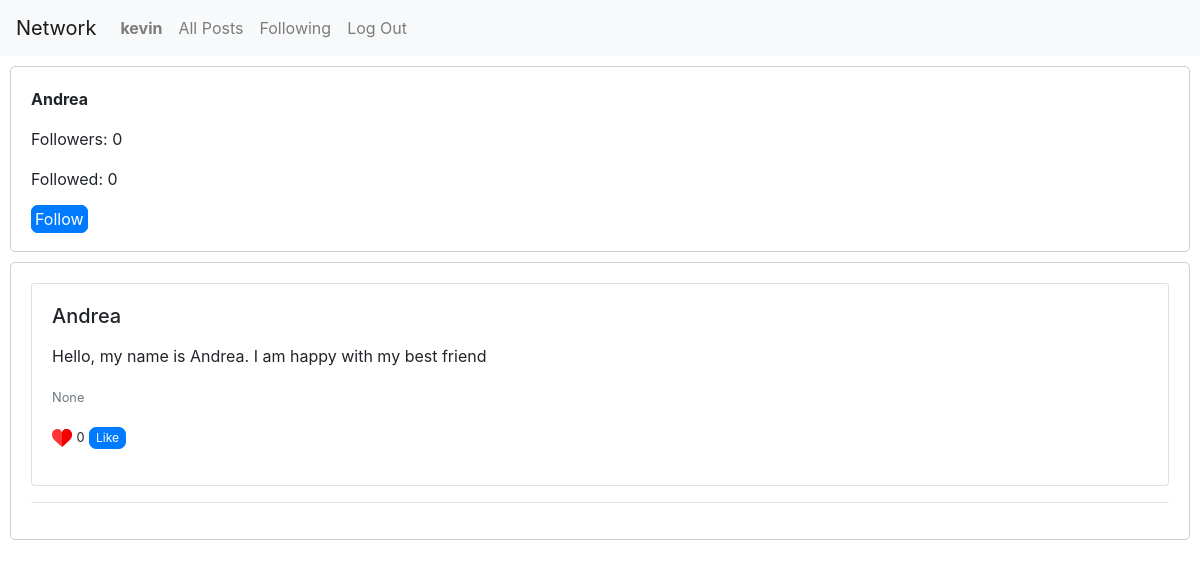
The page /profile/4 (signed in) on the database as committed earlier.
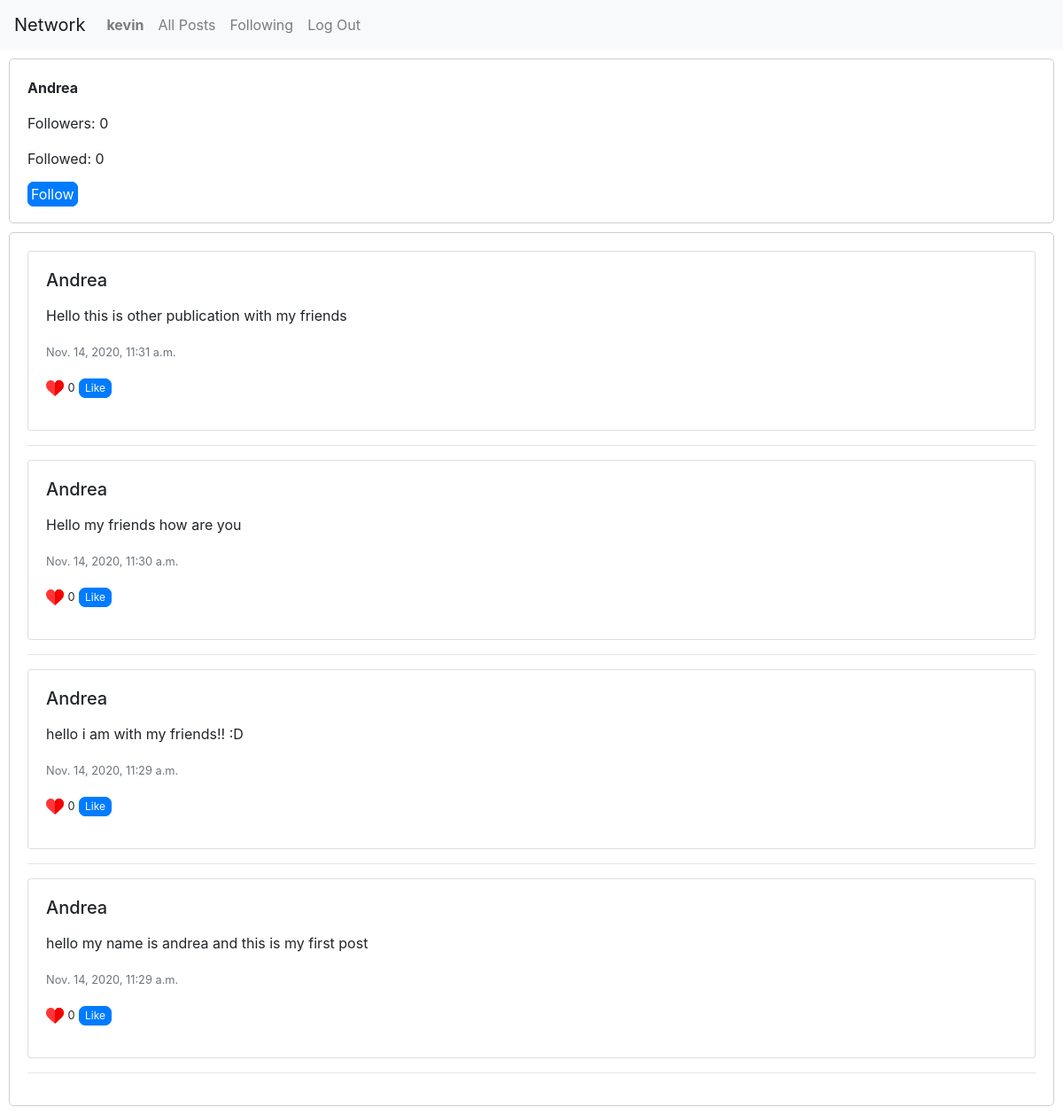
The same page on the database as committed later.
### network/models.py (models this page shows)
class Post(models.Model):
    user = models.ForeignKey(User, on_delete = models.CASCADE, related_name="post_create") #if user is deleted, auction will be deleted
    date = models.DateTimeField(auto_now_add=True, null=True, blank=True)
    text = models.CharField(max_length=255, null=True)
    likes = models.IntegerField(default=None, null=True, blank=True)
    verify_like = models.BooleanField(default=True, null=True, blank=True)

class User(AbstractUser):
    pass

### network/views.py (the view)
# urls.py: path("profile/<str:id>", views.show_user, name="show_user"),
def show_user(request, id):
    user_prof = User.objects.get(pk=id)
    follow_count = Followers.objects.filter(user=user_prof).count()
    all_posts = Post.objects.filter(user=user_prof).order_by('-date')
    followed_count = Followers.objects.filter(follower=user_prof).count()
    all_p = []
    relation = Followers.objects.filter(user=user_prof , follower=request.user).count()
    try:
        print(len(all_posts))
    except (TypeError):
        all_p.append(Post.objects.get(user=user_prof))
        all_posts = all_p
    like_posts_pag=[]
    for one_post in all_posts:
        try:
            like = Like.objects.filter(user=request.user, post=one_post)
        except:
            like=None
            print("Error al obtener like")
        if like:
            one_post.verify_like = True
        else:
            one_post.verify_like = False
        like_posts_pag.append(one_post)
    paginator = Paginator(like_posts_pag,10)
    page = request.GET.get('page')
    all_posts_pag = paginator.get_page(page)
    return render(request, "network/profile.html", {"all_posts":all_posts_pag,"user_prof":user_prof,"follows":follow_count,"followed":followed_count, "relation":relation})

### network/templates/network/profile.html (shortened to what this page needs)
{% extends "network/layout.html" %}
{% load static %}
{% block body %}
<div class="box-cont">
    <p><strong> {{user_prof.username}} </strong></p>
    <p>Followers: {{follows}} </p>
    <p>Followed: {{followed}}</p>
    {%if user.username != user_prof.username%}
    {% if relation == 0 %}
    <a href="/follow/{{user_prof.id}}" id="button_follow">Follow</a>
    {%else%}
    <a href="/unfollow/{{user_prof.id}}" id="button_unfollow">Unfollow</a>
    {% endif %}
    {%endif%}
</div>
<div class="box-cont">
    {% for post in all_posts %}
    <div class="card">
        <div class="card-body">
            <h5 class="card-title"> {{post.user.username}}</h5>
            <p class="card-text" id="text-post-{{post.id}}">{{post.text}}</p>
            <p class="card-text"><small class="text-muted">{{post.date}}</small></p>
            <p>
                <img src="{% static 'images/like.svg' %}" height="20px" width="20px">
                <small>{{post.likes}}</small>
                {% if post.user.username != user.username and user.is_authenticated %}
                    {%if post.verify_like == False %}
                    <button data-page="{{post.id}}"  id="like-btn" > Like </button>
                    {%else%}
                    <button data-page="{{post.id}}"  id="unlike-btn" > Unlike </button>
                    {% endif %}
                {% endif %}
            </p>
        </div>
    </div>
    <hr>
    {% endfor %}
</div>
{% endblock %}

Rows that differ between the two databases and show on the page:
removed Post: user.username "Andrea", text "Hello, my name is Andrea. I am happy with my best friend", date "None", likes "0"
added Post: user.username "Andrea", text "Hello this is other publication with my friends", date "Nov. 14, 2020, 11:31 a.m.", likes "0"
added Post: user.username "Andrea", text "Hello my friends how are you", date "Nov. 14, 2020, 11:30 a.m.", likes "0"
added Post: user.username "Andrea", text "hello i am with my friends!! :D", date "Nov. 14, 2020, 11:29 a.m.", likes "0"
added Post: user.username "Andrea", text "hello my name is andrea and this is my first post", date "Nov. 14, 2020, 11:29 a.m.", likes "0"
